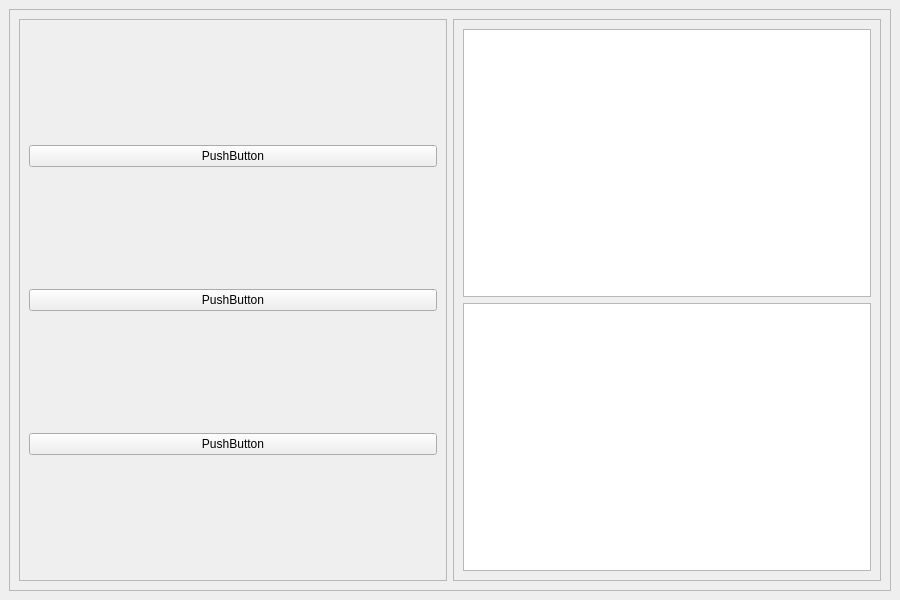
<?xml version="1.0" encoding="UTF-8"?>
<ui version="4.0">
 <class>MainWindow</class>
 <widget class="QMainWindow" name="MainWindow">
  <property name="geometry">
   <rect>
    <x>0</x>
    <y>0</y>
    <width>900</width>
    <height>600</height>
   </rect>
  </property>
  <property name="baseSize">
   <size>
    <width>16</width>
    <height>16</height>
   </size>
  </property>
  <property name="windowTitle">
   <string>MainWindow</string>
  </property>
  <widget class="QWidget" name="centralwidget">
   <property name="sizePolicy">
    <sizepolicy hsizetype="Expanding" vsizetype="Expanding">
     <horstretch>0</horstretch>
     <verstretch>0</verstretch>
    </sizepolicy>
   </property>
   <property name="styleSheet">
    <string notr="true">/* LINE EDIT */
QLineEdit {
	background-color: rgb(27, 29, 35);
	border-radius: 5px;
	border: 2px solid rgb(27, 29, 35);
	padding-left: 10px;
}
QLineEdit:hover {
	border: 2px solid rgb(64, 71, 88);
}
QLineEdit:focus {
	border: 2px solid rgb(91, 101, 124);
}

/* SCROLL BARS */
QScrollBar:horizontal {
    border: none;
    background: rgb(52, 59, 72);
    height: 14px;
    margin: 0px 21px 0 21px;
	border-radius: 0px;
}
QScrollBar::handle:horizontal {
    background: rgb(85, 170, 255);
    min-width: 25px;
	border-radius: 7px
}
QScrollBar::add-line:horizontal {
    border: none;
    background: rgb(55, 63, 77);
    width: 20px;
	border-top-right-radius: 7px;
    border-bottom-right-radius: 7px;
    subcontrol-position: right;
    subcontrol-origin: margin;
}
QScrollBar::sub-line:horizontal {
    border: none;
    background: rgb(55, 63, 77);
    width: 20px;
	border-top-left-radius: 7px;
    border-bottom-left-radius: 7px;
    subcontrol-position: left;
    subcontrol-origin: margin;
}
QScrollBar::up-arrow:horizontal, QScrollBar::down-arrow:horizontal
{
     background: none;
}
QScrollBar::add-page:horizontal, QScrollBar::sub-page:horizontal
{
     background: none;
}
 QScrollBar:vertical {
	border: none;
    background: rgb(52, 59, 72);
    width: 14px;
    margin: 21px 0 21px 0;
	border-radius: 0px;
 }
 QScrollBar::handle:vertical {	
	background: rgb(85, 170, 255);
    min-height: 25px;
	border-radius: 7px
 }
 QScrollBar::add-line:vertical {
     border: none;
    background: rgb(55, 63, 77);
     height: 20px;
	border-bottom-left-radius: 7px;
    border-bottom-right-radius: 7px;
     subcontrol-position: bottom;
     subcontrol-origin: margin;
 }
 QScrollBar::sub-line:vertical {
	border: none;
    background: rgb(55, 63, 77);
     height: 20px;
	border-top-left-radius: 7px;
    border-top-right-radius: 7px;
     subcontrol-position: top;
     subcontrol-origin: margin;
 }
 QScrollBar::up-arrow:vertical, QScrollBar::down-arrow:vertical {
     background: none;
 }

 QScrollBar::add-page:vertical, QScrollBar::sub-page:vertical {
     background: none;
 }

/* CHECKBOX */
QCheckBox::indicator {
    border: 3px solid rgb(52, 59, 72);
	width: 15px;
	height: 15px;
	border-radius: 10px;
    background: rgb(44, 49, 60);
}
QCheckBox::indicator:hover {
    border: 3px solid rgb(58, 66, 81);
}
QCheckBox::indicator:checked {
    background: 3px solid rgb(52, 59, 72);
	border: 3px solid rgb(52, 59, 72);	
	background-image: url(:/16x16/icons/16x16/cil-check-alt.png);
}

/* RADIO BUTTON */
QRadioButton::indicator {
    border: 3px solid rgb(52, 59, 72);
	width: 15px;
	height: 15px;
	border-radius: 10px;
    background: rgb(44, 49, 60);
}
QRadioButton::indicator:hover {
    border: 3px solid rgb(58, 66, 81);
}
QRadioButton::indicator:checked {
    background: 3px solid rgb(94, 106, 130);
	border: 3px solid rgb(52, 59, 72);	
}

/* COMBOBOX */
QComboBox{
	background-color: rgb(27, 29, 35);
	border-radius: 5px;
	border: 2px solid rgb(27, 29, 35);
	padding: 5px;
	padding-left: 10px;
}
QComboBox:hover{
	border: 2px solid rgb(64, 71, 88);
}
QComboBox::drop-down {
	subcontrol-origin: padding;
	subcontrol-position: top right;
	width: 25px; 
	border-left-width: 3px;
	border-left-color: rgba(39, 44, 54, 150);
	border-left-style: solid;
	border-top-right-radius: 3px;
	border-bottom-right-radius: 3px;	
	background-image: url(:/16x16/icons/16x16/cil-arrow-bottom.png);
	background-position: center;
	background-repeat: no-reperat;
 }
QComboBox QAbstractItemView {
	color: rgb(85, 170, 255);	
	background-color: rgb(27, 29, 35);
	padding: 10px;
	selection-background-color: rgb(39, 44, 54);
}

/* SLIDERS */
QSlider::groove:horizontal {
    border-radius: 9px;
    height: 18px;
	margin: 0px;
	background-color: rgb(52, 59, 72);
}
QSlider::groove:horizontal:hover {
	background-color: rgb(55, 62, 76);
}
QSlider::handle:horizontal {
    background-color: rgb(85, 170, 255);
    border: none;
    height: 18px;
    width: 18px;
    margin: 0px;
	border-radius: 9px;
}
QSlider::handle:horizontal:hover {
    background-color: rgb(105, 180, 255);
}
QSlider::handle:horizontal:pressed {
    background-color: rgb(65, 130, 195);
}

QSlider::groove:vertical {
    border-radius: 9px;
    width: 18px;
    margin: 0px;
	background-color: rgb(52, 59, 72);
}
QSlider::groove:vertical:hover {
	background-color: rgb(55, 62, 76);
}
QSlider::handle:vertical {
    background-color: rgb(85, 170, 255);
	border: none;
    height: 18px;
    width: 18px;
    margin: 0px;
	border-radius: 9px;
}
QSlider::handle:vertical:hover {
    background-color: rgb(105, 180, 255);
}
QSlider::handle:vertical:pressed {
    background-color: rgb(65, 130, 195);
}

</string>
   </property>
   <layout class="QHBoxLayout" name="horizontalLayout">
    <item>
     <widget class="QFrame" name="frame">
      <property name="frameShape">
       <enum>QFrame::StyledPanel</enum>
      </property>
      <property name="frameShadow">
       <enum>QFrame::Raised</enum>
      </property>
      <layout class="QHBoxLayout" name="horizontalLayout_2">
       <item>
        <widget class="QFrame" name="frame_2">
         <property name="sizePolicy">
          <sizepolicy hsizetype="Expanding" vsizetype="Expanding">
           <horstretch>0</horstretch>
           <verstretch>0</verstretch>
          </sizepolicy>
         </property>
         <property name="frameShape">
          <enum>QFrame::StyledPanel</enum>
         </property>
         <property name="frameShadow">
          <enum>QFrame::Raised</enum>
         </property>
         <layout class="QVBoxLayout" name="verticalLayout_2">
          <item>
           <widget class="QPushButton" name="pushButton">
            <property name="text">
             <string>PushButton</string>
            </property>
           </widget>
          </item>
          <item>
           <widget class="QPushButton" name="pushButton_2">
            <property name="text">
             <string>PushButton</string>
            </property>
           </widget>
          </item>
          <item>
           <widget class="QPushButton" name="pushButton_3">
            <property name="text">
             <string>PushButton</string>
            </property>
           </widget>
          </item>
         </layout>
        </widget>
       </item>
       <item>
        <widget class="QFrame" name="frame_3">
         <property name="frameShape">
          <enum>QFrame::StyledPanel</enum>
         </property>
         <property name="frameShadow">
          <enum>QFrame::Raised</enum>
         </property>
         <layout class="QVBoxLayout" name="verticalLayout">
          <item>
           <widget class="QChartView" name="graphicsView"/>
          </item>
          <item>
           <widget class="QChartView" name="graphicsView_2"/>
          </item>
         </layout>
        </widget>
       </item>
      </layout>
     </widget>
    </item>
   </layout>
  </widget>
 </widget>
 <customwidgets>
  <customwidget>
   <class>QChartView</class>
   <extends>QGraphicsView</extends>
   <header>qchartview.h</header>
  </customwidget>
 </customwidgets>
 <resources>
  <include location="../Simple_PySide_Base/files.qrc"/>
 </resources>
 <connections/>
</ui>
